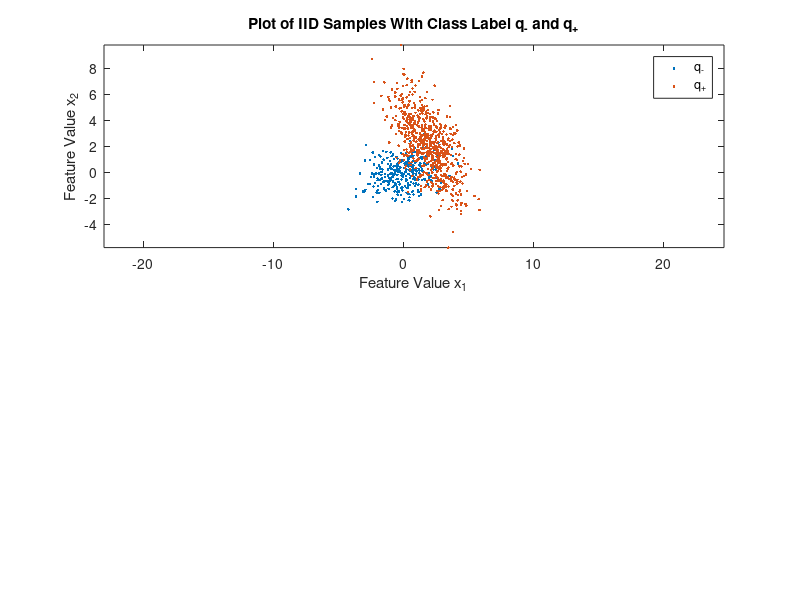

MATLAB code for this plot: (Note: this script raises an error after producing the figure.)

clc;
clear;
close all;

%Values of Dataset
no_Samples=999;
mean(:,1)=[0;0]; cov(:,:,1)=[2 ,0.5 ; 0.5 ,1]; c1_pw=0.3;%for class 1 
mean(:,2)=[2;2] ; cov(:,:,2)=[2 ,-1.9 ; -1.9 ,5];c2_pw=0.7 ;%for class 2 


class_Priors=[c1_pw,c2_pw];
prior_threshold=[0,cumsum(class_Priors)];%inorder to generate datasets
prob_uni=rand(1,no_Samples);%generating 999 samples of probablities
og_Labels=zeros(1,no_Samples);


figure(1)
%generation of dataset
for i=1:2
    pntr=find(prob_uni>=prior_threshold(i) &  prob_uni<=prior_threshold(i+1));
    og_Labels(1,pntr)=(i-1)*ones(1,length(pntr));
    count_samples(1,i)=length(pntr);
    data(:,pntr)=mvnrnd(mean(:,i),cov(:,:,i),length(pntr))';
    figure(1)
    subplot(2,1,1)
    plot(data(1,pntr),data(2,pntr),'.'); axis equal, hold on,
end
hold off
title('Plot of IID Samples With Class Label q_- and q_+')
xlabel('Feature Value x_1')
ylabel('Feature Value x_2')
legend({'q_-','q_+'},'Location','northeast')

%Re-Arranginf Data-Set
ent_data=cat(2,data',og_Labels');

%Dividing in Training and Test Data set
train_x=ent_data(1:999,1:2);
train_y=ent_data(1:999,3);

[m, n] = size(train_x);


% Add intercept term to x and X_test
train_x= [ones(m, 1) train_x];

% Initialize fitting parameters
init_theta = zeros(n + 1, 1);

options = optimset('GradObj', 'on', 'MaxIter', 400);

%  Run fminunc is used to obtain optimal theta 
[theta, cost] = fminunc(@(grad)(costFunction(grad,train_x,train_y)), init_theta, options);

% Print theta to screen
fprintf('Cost at optimumm theta : %f\n', cost);
fprintf('theta: \n');
fprintf(' %f \n', theta);

est_y=predict(theta,train_x);
subplot(2,1,2)
plot_Data(train_x(:,2:3),est_y(:,1));
title('Plot of Training Samples Classified as Class Label q_- and q_+')
xlabel('Feature Value x_1')
ylabel('Feature Value x_2')
legend('q_+', 'q_-')

%predicting outputs with training data
op = predict(theta,train_x);

%counting Number of errors
error = train_y==op;
countEr=0;
for j=1:999
    if(error(j)==0)
        countEr=countEr+1;
    end
end
p_error=(countEr/999)*100;%probablity of error

%To compute sigmoid of z,logistic regression function
function y = sigmoid(z)
y = 1./(1 + exp(-1*z));
end

%TO compute cost function 
function [cost_J, grad] = costFunction(theta, X, y)

m = length(y);%no of training examples
cost_J=0;

grad = zeros(size(theta));
%Cost function for logistic regression
cost_J = (-1 / m) * sum(y.*log(sigmoid(X * theta)) + (1 - y).*log(1 - sigmoid(X * theta)));
%partial diffrentiation of cost function with respect to Theta
temp = sigmoid (X * theta);
error = temp - y;
grad = (1 / m) * (X' * error); %computing first iter gradient
end

function plot_Data(X, y)

% Find Indices of positive and Negative Examples
ones = find(y==0); 
twos = find(y == 1);
% Plot Examples
plot(X(ones, 1), X(ones, 2),'.');hold on;axis equal;
plot(X(twos, 1), X(twos, 2),'.');hold on;axis equal;

hold off;

end

function p = predict(theta, X)
m = size(X, 1); % Number of training Samples
p = round(sigmoid(X * theta));

end
